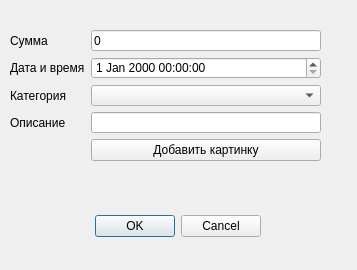
<?xml version="1.0" encoding="UTF-8"?>
<ui version="4.0">
 <class>Dialog</class>
 <widget class="QDialog" name="Dialog">
  <property name="geometry">
   <rect>
    <x>0</x>
    <y>0</y>
    <width>357</width>
    <height>270</height>
   </rect>
  </property>
  <property name="windowTitle">
   <string>Dialog</string>
  </property>
  <widget class="QDialogButtonBox" name="buttonBox">
   <property name="geometry">
    <rect>
     <x>-110</x>
     <y>210</y>
     <width>371</width>
     <height>32</height>
    </rect>
   </property>
   <property name="orientation">
    <enum>Qt::Horizontal</enum>
   </property>
   <property name="standardButtons">
    <set>QDialogButtonBox::Cancel|QDialogButtonBox::Ok</set>
   </property>
  </widget>
  <widget class="QWidget" name="layoutWidget">
   <property name="geometry">
    <rect>
     <x>10</x>
     <y>30</y>
     <width>311</width>
     <height>151</height>
    </rect>
   </property>
   <layout class="QFormLayout" name="formLayout">
    <item row="0" column="0">
     <widget class="QLabel" name="label">
      <property name="text">
       <string>Сумма</string>
      </property>
     </widget>
    </item>
    <item row="0" column="1">
     <widget class="QLineEdit" name="lineEdit">
      <property name="text">
       <string>0</string>
      </property>
     </widget>
    </item>
    <item row="1" column="0">
     <widget class="QLabel" name="label_2">
      <property name="text">
       <string>Дата и время</string>
      </property>
     </widget>
    </item>
    <item row="1" column="1">
     <widget class="QDateTimeEdit" name="dateTimeEdit"/>
    </item>
    <item row="2" column="0">
     <widget class="QLabel" name="label_3">
      <property name="text">
       <string>Категория</string>
      </property>
     </widget>
    </item>
    <item row="2" column="1">
     <widget class="QComboBox" name="comboBox"/>
    </item>
    <item row="3" column="0">
     <widget class="QLabel" name="label_4">
      <property name="text">
       <string>Описание</string>
      </property>
     </widget>
    </item>
    <item row="3" column="1">
     <widget class="QLineEdit" name="lineEdit_2"/>
    </item>
    <item row="4" column="1">
     <widget class="QPushButton" name="addImage">
      <property name="text">
       <string>Добавить картинку</string>
      </property>
     </widget>
    </item>
    <item row="5" column="1">
     <widget class="QLabel" name="image_loaded">
      <property name="text">
       <string/>
      </property>
     </widget>
    </item>
   </layout>
  </widget>
 </widget>
 <resources/>
 <connections>
  <connection>
   <sender>buttonBox</sender>
   <signal>accepted()</signal>
   <receiver>Dialog</receiver>
   <slot>accept()</slot>
   <hints>
    <hint type="sourcelabel">
     <x>248</x>
     <y>254</y>
    </hint>
    <hint type="destinationlabel">
     <x>157</x>
     <y>274</y>
    </hint>
   </hints>
  </connection>
  <connection>
   <sender>buttonBox</sender>
   <signal>rejected()</signal>
   <receiver>Dialog</receiver>
   <slot>reject()</slot>
   <hints>
    <hint type="sourcelabel">
     <x>316</x>
     <y>260</y>
    </hint>
    <hint type="destinationlabel">
     <x>286</x>
     <y>274</y>
    </hint>
   </hints>
  </connection>
 </connections>
</ui>
